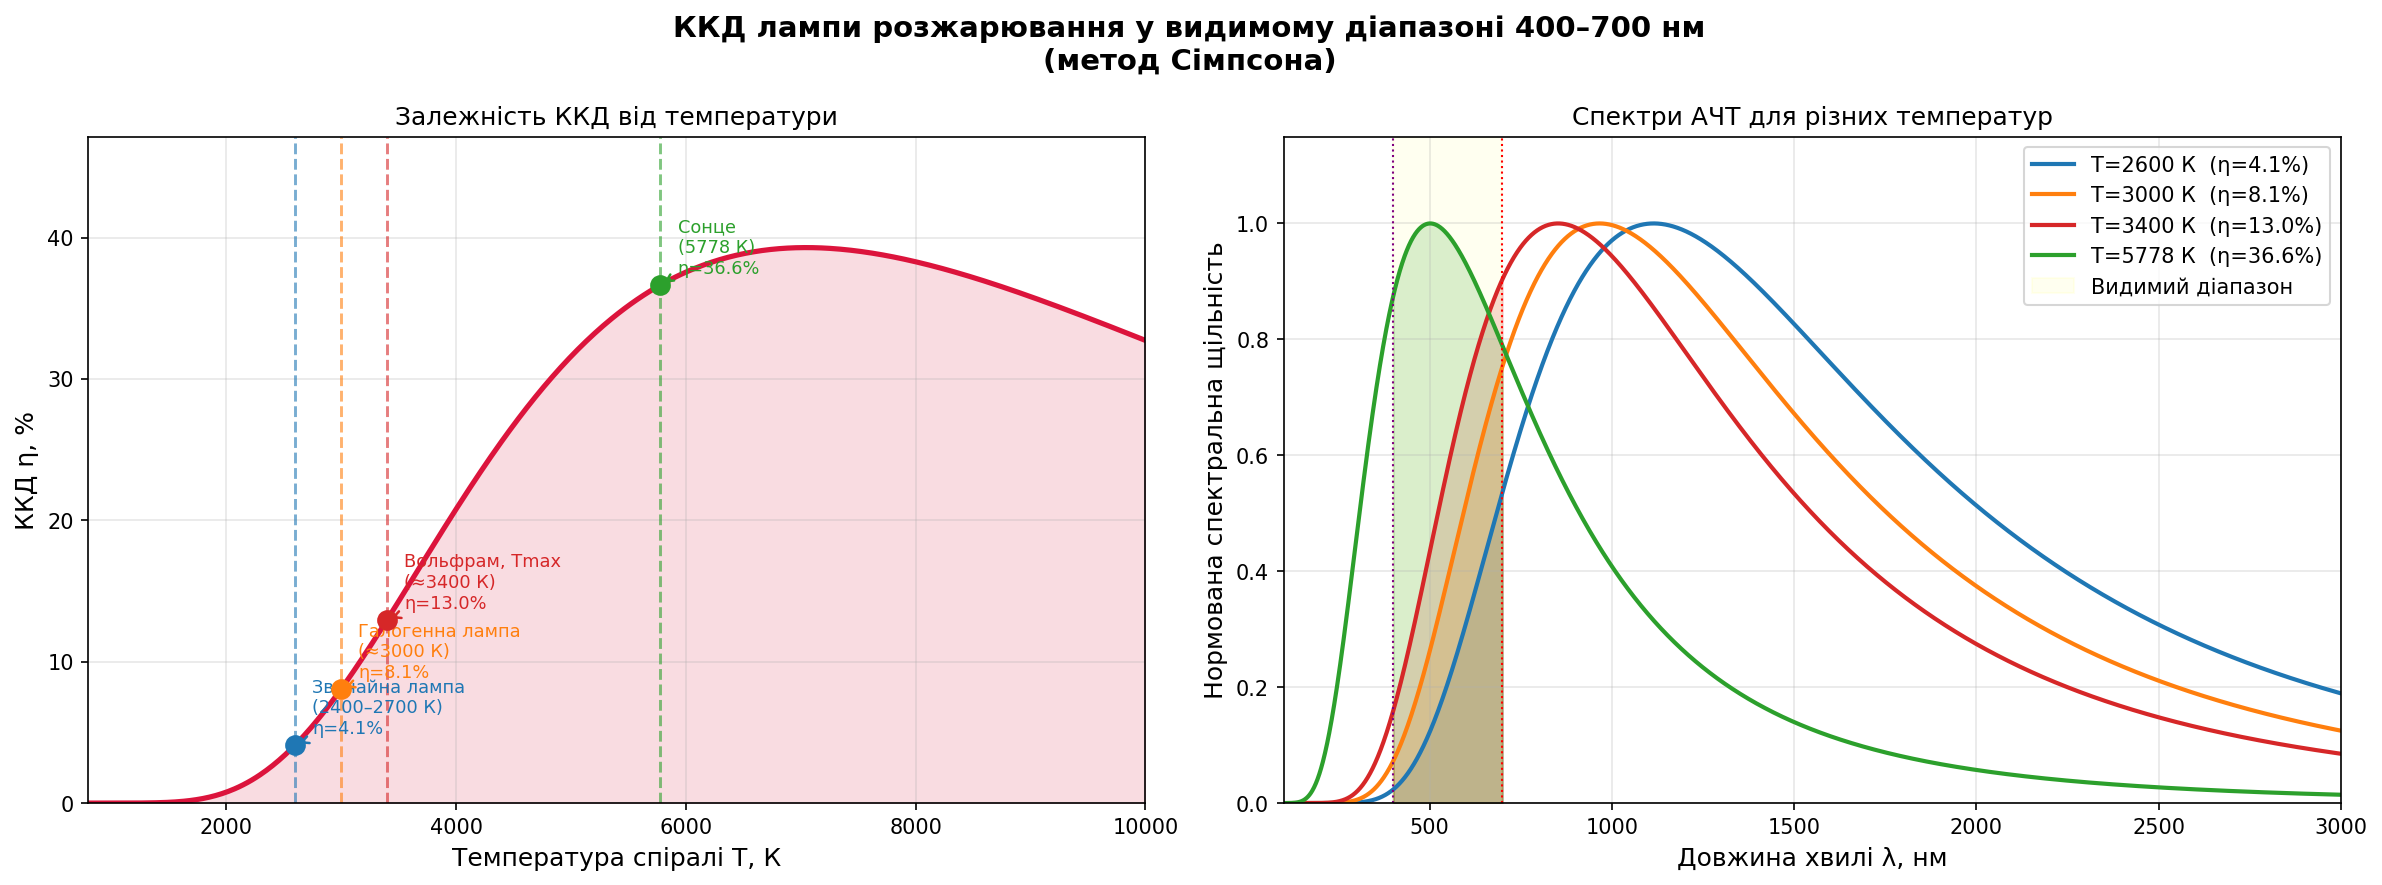

Source code (Python):
# ============================================================
# Лабораторна робота №3 — Завдання 3.2
# ККД лампи розжарювання в залежності від температури спіралі
# Метод: СІМПСОНА
# ============================================================

import os
import numpy as np
import matplotlib.pyplot as plt
import matplotlib.ticker as ticker

SCRIPT_DIR = os.path.dirname(os.path.abspath(__file__))

# ── Фізичні константи ────────────────────────────────────────
h     = 6.626e-34   # стала Планка, Дж·с
c     = 3.0e8       # швидкість світла, м/с
k     = 1.381e-23   # стала Больцмана, Дж/К
sigma = 5.67e-8     # стала Стефана–Больцмана, Вт/(м²·К⁴)

# ── Видимий діапазон ──────────────────────────────────────────
lam_min = 400e-9    # м
lam_max = 700e-9    # м
N       = 1000      # кількість підінтервалів (парне!)


# ── Функція Планка ────────────────────────────────────────────
def planck(lam, T):
    """f(λ,T) = 2πhc² / [λ⁵·(exp(hc/kTλ) − 1)]"""
    exp_arg = np.clip(h * c / (k * T * lam), 0, 700)   # обмежуємо переповнення
    return (2 * np.pi * h * c**2) / (lam**5 * (np.exp(exp_arg) - 1))


# ── Метод Сімпсона ────────────────────────────────────────────
def simpson(f_vals, dx):
    """
    Формула Сімпсона (складена):
        I ≈ (dx/3) · [y₀ + 4y₁ + 2y₂ + 4y₃ + ... + 4y_{n-1} + yₙ]
    N — парне
    """
    n = len(f_vals) - 1
    assert n % 2 == 0, "N має бути парним для методу Сімпсона"
    result = f_vals[0] + f_vals[-1]
    result += 4.0 * np.sum(f_vals[1:-1:2])   # непарні індекси
    result += 2.0 * np.sum(f_vals[2:-2:2])   # парні індекси
    return result * dx / 3.0


# ── Розрахунок ККД для масиву температур ─────────────────────
lambdas = np.linspace(lam_min, lam_max, N + 1)
dx      = (lam_max - lam_min) / N

T_range = np.linspace(800, 10000, 500)
eta     = np.zeros_like(T_range)

for i, T in enumerate(T_range):
    y        = planck(lambdas, T)
    I_vis    = simpson(y, dx)
    I_total  = sigma * T**4           # закон Стефана–Больцмана
    eta[i]   = I_vis / I_total

eta_pct = eta * 100.0   # у відсотках


# ── Характерні точки ──────────────────────────────────────────
T_lamps = {
    "Звичайна лампа\n(2400–2700 К)":  2600,
    "Галогенна лампа\n(≈3000 К)":     3000,
    "Вольфрам, Tmax\n(≈3400 К)":      3400,
    "Сонце\n(5778 К)":                5778,
}

print("=" * 55)
print("  ККД лампи розжарювання  —  метод Сімпсона")
print("=" * 55)
print(f"  {'Джерело':<28} {'T, К':>7}  {'η, %':>7}")
print("-" * 55)
for label, T in T_lamps.items():
    eta_val = np.interp(T, T_range, eta_pct)
    print(f"  {label.replace(chr(10),' '):<28} {T:>7}  {eta_val:>7.2f}")
print("=" * 55)


# ── Графік ────────────────────────────────────────────────────
fig, axes = plt.subplots(1, 2, figsize=(16, 6))
fig.suptitle("ККД лампи розжарювання у видимому діапазоні 400–700 нм\n"
             "(метод Сімпсона)", fontsize=14, fontweight='bold')

colors_pts = ['#1f77b4', '#ff7f0e', '#d62728', '#2ca02c']

# ── Графік 1: η(T) ────────────────────────────────────────────
ax1 = axes[0]
ax1.plot(T_range, eta_pct, color='crimson', linewidth=2.5, label='η(T)')
ax1.fill_between(T_range, eta_pct, alpha=0.15, color='crimson')

for (label, T), col in zip(T_lamps.items(), colors_pts):
    eta_pt = np.interp(T, T_range, eta_pct)
    ax1.axvline(T, color=col, linestyle='--', alpha=0.6, linewidth=1.4)
    ax1.scatter(T, eta_pt, color=col, zorder=5, s=80)
    ax1.annotate(f'{label}\nη={eta_pt:.1f}%',
                 xy=(T, eta_pt),
                 xytext=(T + 150, eta_pt + 0.8),
                 fontsize=8.5, color=col,
                 arrowprops=dict(arrowstyle='->', color=col, lw=1.2))

ax1.set_xlabel('Температура спіралі T, К', fontsize=12)
ax1.set_ylabel('ККД η, %', fontsize=12)
ax1.set_title('Залежність ККД від температури', fontsize=12)
ax1.set_xlim(800, 10000)
ax1.set_ylim(0, max(eta_pct) * 1.2)
ax1.grid(True, alpha=0.3)


# ── Графік 2: спектри Планка для різних T ────────────────────
ax2 = axes[1]
lam_full_nm = np.linspace(100, 3000, 3000)
lam_full    = lam_full_nm * 1e-9
vis_mask    = (lam_full_nm >= 400) & (lam_full_nm <= 700)

T_plot_list = [2600, 3000, 3400, 5778]
for T_p, col in zip(T_plot_list, colors_pts):
    y_spec = planck(lam_full, T_p)
    # нормуємо до максимуму для порівняння форми
    y_norm = y_spec / np.max(y_spec)
    eta_pt = np.interp(T_p, T_range, eta_pct)
    ax2.plot(lam_full_nm, y_norm, color=col, linewidth=2,
             label=f'T={T_p} К  (η={eta_pt:.1f}%)')
    ax2.fill_between(lam_full_nm, y_norm,
                     where=vis_mask, alpha=0.18, color=col)

ax2.axvspan(400, 700, alpha=0.06, color='yellow', label='Видимий діапазон')
ax2.axvline(400, color='purple', linestyle=':', linewidth=1)
ax2.axvline(700, color='red',    linestyle=':', linewidth=1)

ax2.set_xlabel('Довжина хвилі λ, нм', fontsize=12)
ax2.set_ylabel('Нормована спектральна щільність', fontsize=12)
ax2.set_title('Спектри АЧТ для різних температур', fontsize=12)
ax2.set_xlim(100, 3000)
ax2.set_ylim(0, 1.15)
ax2.legend(fontsize=10, loc='upper right')
ax2.grid(True, alpha=0.3)

plt.tight_layout()
plt.savefig(os.path.join(SCRIPT_DIR, 'task_3_2.png'), dpi=150, bbox_inches='tight')
plt.show()
print("Графік збережено: task_3_2.png")
